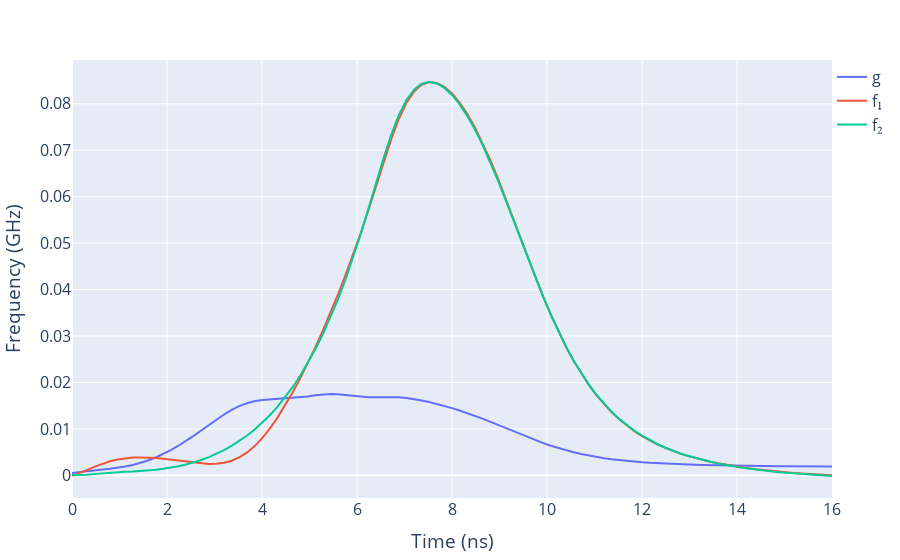

Source (notebook cell):
### Code cell
ts = collect(t0:t1/100:t1)
f= plot([
        scatter(x=ts, y=g.(ts), name="g")
        scatter(x=ts, y=f1.(ts), name="f₁")
        scatter(x=ts, y=f2.(ts), name="f₂")
    ],
    Layout(
        xaxis_title_text="Time (ns)",
        yaxis_title_text="Frequency (GHz)",
        legend=attr(x=1, y=1,),
        font=attr(
            size=16,
        )
    )
)
